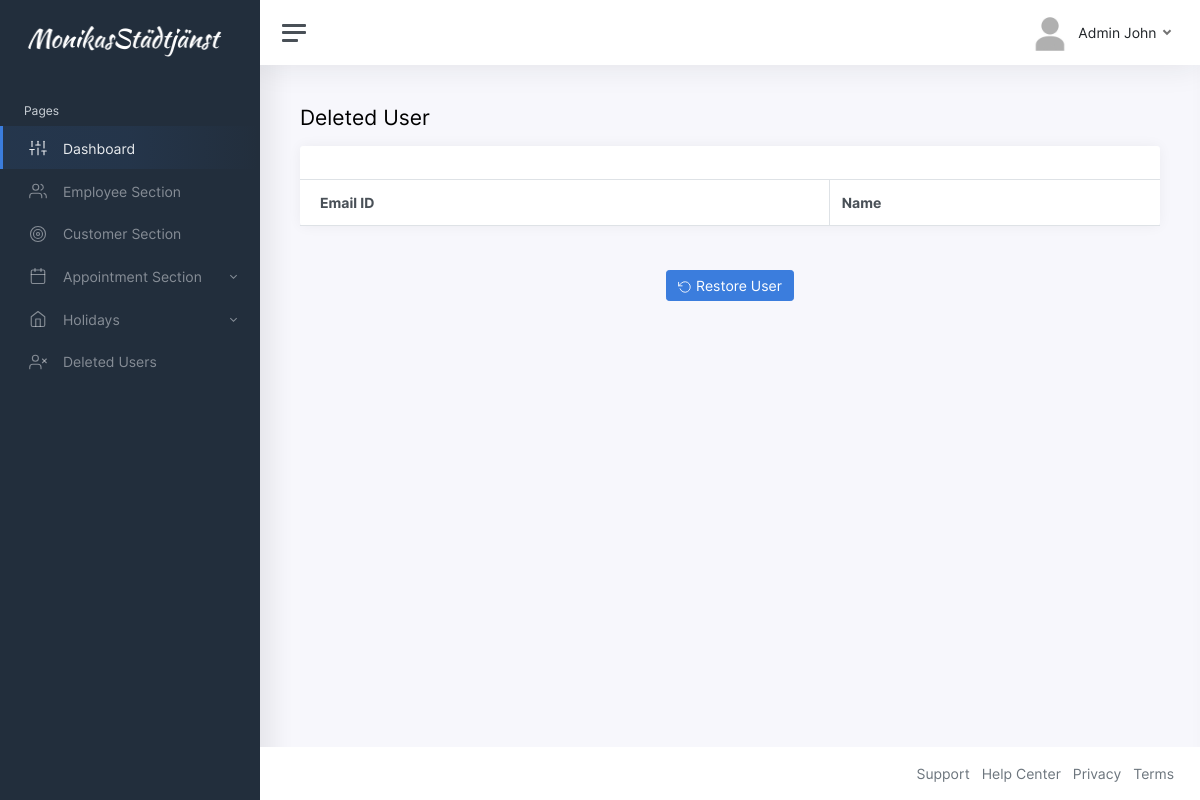
Before: /restore-user.php?id=1 (signed in) with the older database file.
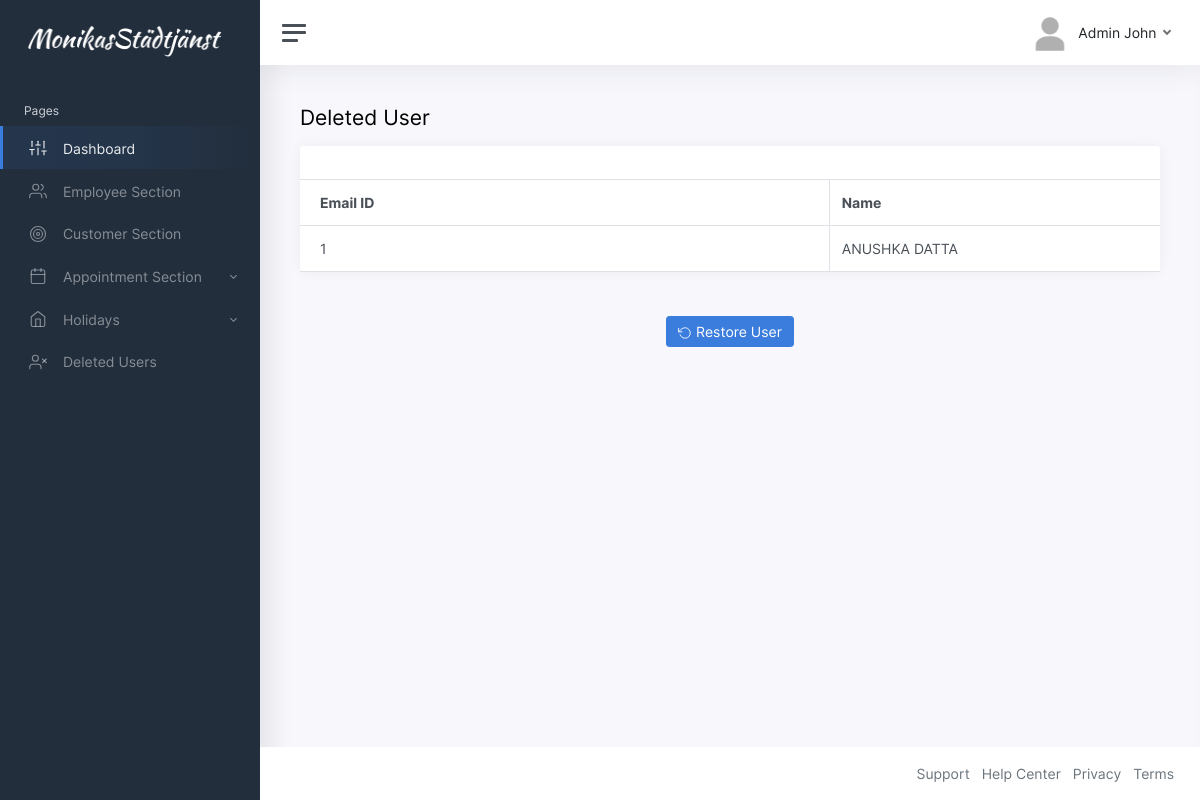
After: the same page with the newer database file.
### tables this page shows
CREATE TABLE `users` (
  `id` int(255) NOT NULL,
  `user_id` varchar(100) NOT NULL,
  `password` varchar(100) NOT NULL,
  `role` varchar(100) NOT NULL,
  `name` varchar(100) NOT NULL,
  `deleted_at` datetime(6) DEFAULT NULL
);

### restore-user.php (the view, shortened to what this page needs)
<?php
include "connection.php";
?>
<!DOCTYPE html>
<html lang="en">
<head>
	<link href="css/app.css" rel="stylesheet">
</head>
<body>
	<div class="wrapper">
		<nav id="sidebar" class="sidebar">
			<div class="sidebar-content js-simplebar">
        <?php include("sidebar.php"); ?>
			</div>
		</nav>
		<div class="main">
			<nav class="navbar navbar-expand navbar-light navbar-bg">
				<a class="sidebar-toggle d-flex">
          <i class="hamburger align-self-center"></i>
        </a>
				<?php include("navbar.php"); ?>
			</nav>
			<main class="content">
				<div class="container-fluid p-0">
					<h1 class="h3 mb-3">Deleted User</h1>
					<div class="row">
						<div class="col-md-12">
							<div class="card">
								<div class="card-header">
								</div>
								<table class="table table-bordered">
									<thead>
										<tr>
											<th style="width:40%;">Email ID</th>
											<th style="width:25%">Name</th>
										</tr>
									</thead>
									<tbody>
                                        <?php
                                        $user_id = $_GET['id'];
											$result = mysqli_query($db,"SELECT id,user_id,name,role,password from `users` where user_id='$user_id';");
											if ($result) {?>
                                             <?php
                                                while($row = $result->fetch_assoc()) {
                                                echo "<tr><td>".$row["user_id"]."</td><td>".$row["name"]."</td></tr>";
                                                ?>
                                                <?php
                                                }
                                            }
                                            ?>
									</tbody>
								</table>
							</div>
						</div>
					</div>
					<div class="row">
										<div class="card-body">
											<div class="mb-1">
											<div  class="text-center">
                                            <form method="POST">
                                                        <button class='btn btn-primary' type="submit"name="submit" id="submit" style='float:center' >
                                                        <i class="align-middle" data-feather="rotate-ccw"></i>
														Restore User
                                                        </button>
                                                        </form></div>
											</div>
										</div>
					</div>
			</main>
			<?php include("footer.php"); ?>
		</div>
	</div>
</body>
</html>

Changed rows visible on the page:
added users: user "1", name "ANUSHKA DATTA"
